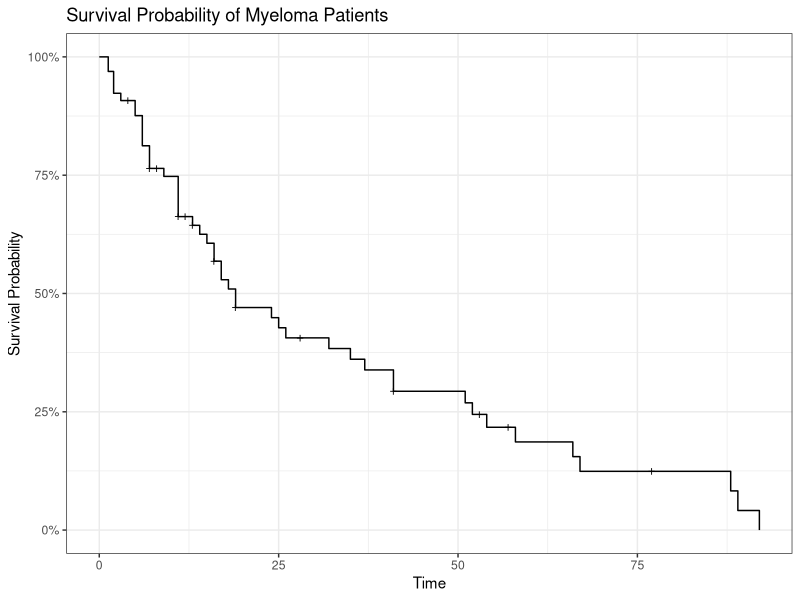
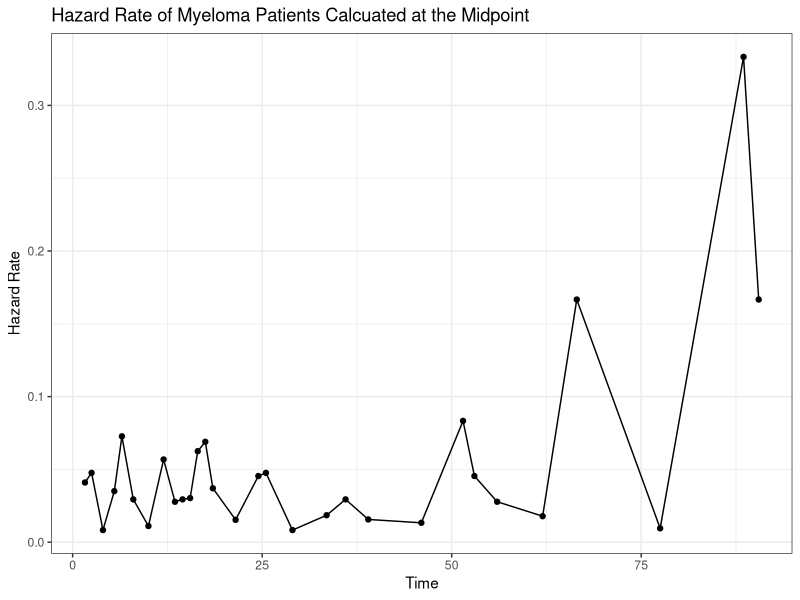
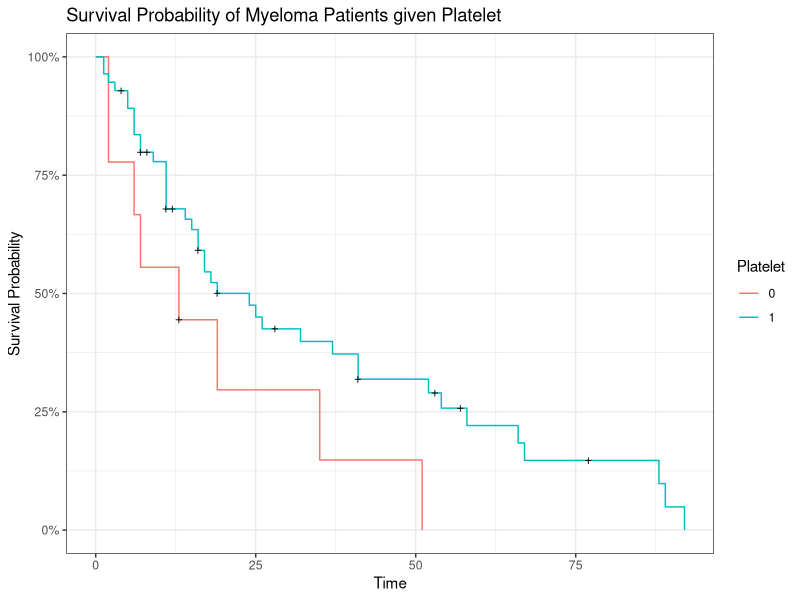
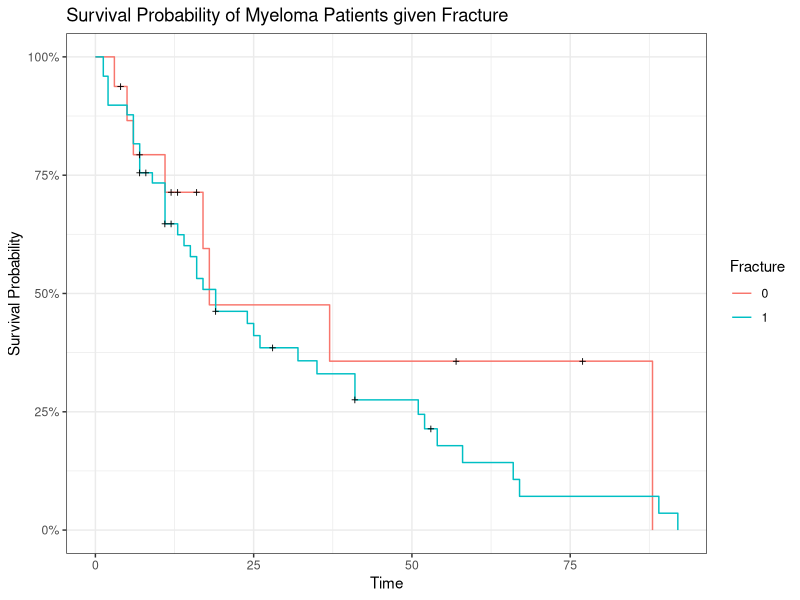
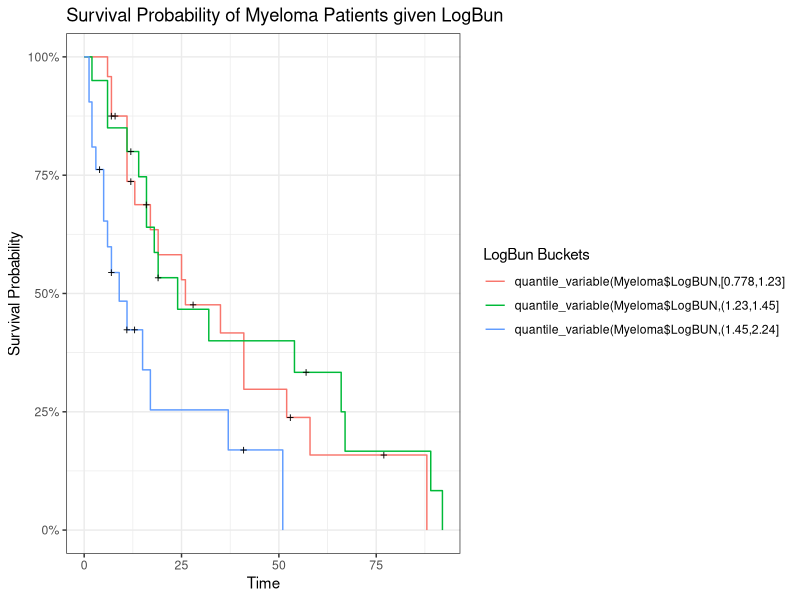
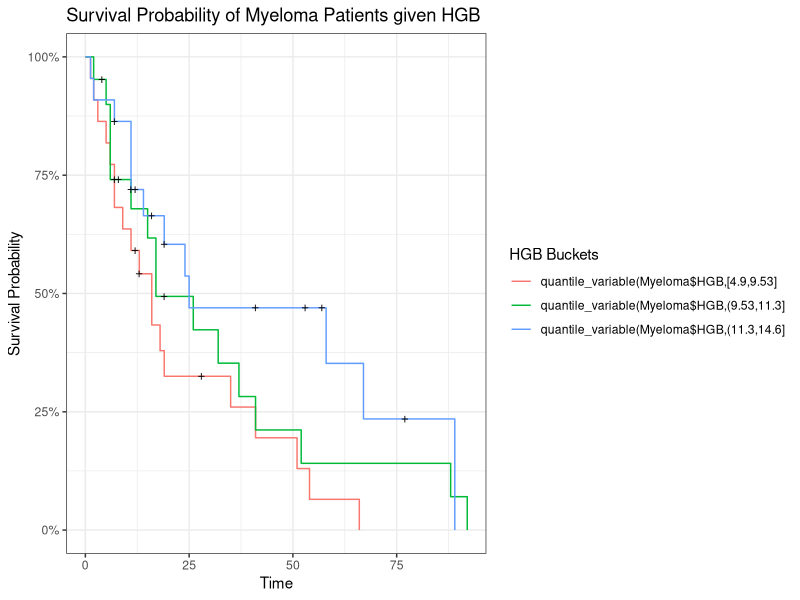
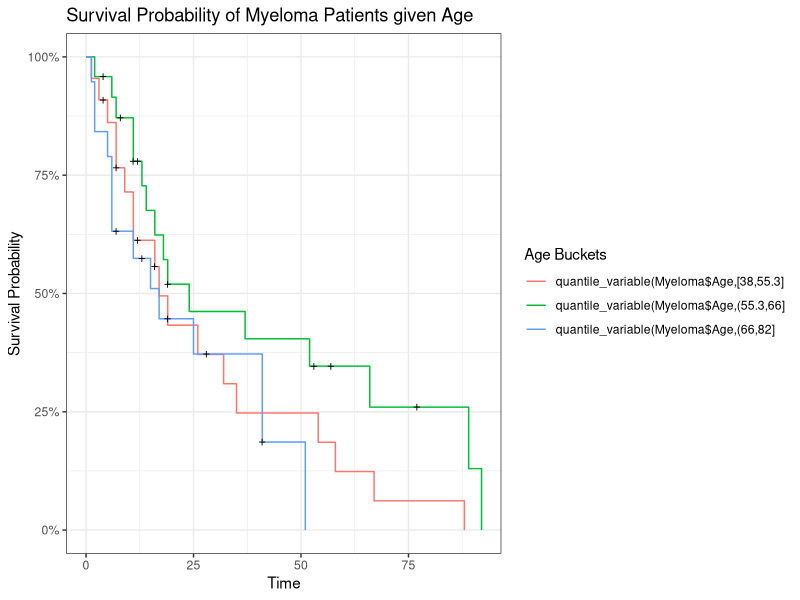
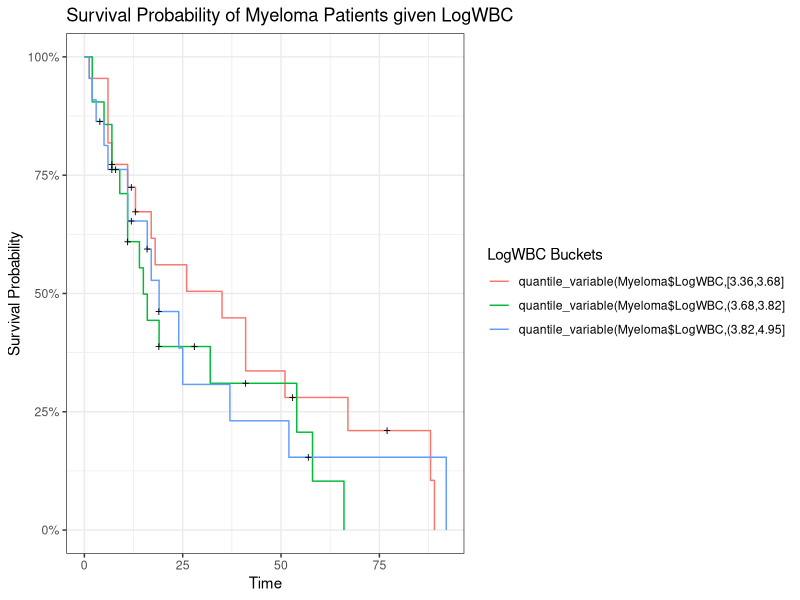

Recreate these plots in R, in order. (Note: this script raises an error after producing the figures.)
## ---- chunk 1
knitr::opts_chunk$set(warning = FALSE)
library(ggplot2)
library(survival)
library(dplyr)
library(flextable)
library(ggfortify)
theme_set(theme_bw())
## ---- chunk 2
Myeloma <- read.csv("Myeloma.csv")
## ---- chunk 3
Myeloma.sum <- Myeloma %>% 
  summarise(TotalObs = n(), 
            Deaths = sum(VStatus), 
            Censored = n() - Deaths,
            Percent_Censored = round(Censored/TotalObs, 2))
Myeloma.sum %>% 
  flextable() %>% 
  set_caption("Myeloma Percent Censored")
## ---- chunk 4
survtimes <-  Surv(Myeloma$Time, Myeloma$VStatus)
km.fit.nc <- survfit(survtimes ~ 1, conf.type = "log-log") #kaplan meier curve no covariates

autoplot(km.fit.nc, conf.int = F) +   
  labs(title = "Survival Probability of Myeloma Patients ",
       x = "Time",
       y = "Survival Probability")
## ---- chunk 5
km.fit.nc.sum<- broom::tidy(km.fit.nc) %>% 
  filter(n.event > 0) %>% 
  mutate(hazard = n.event / (n.risk * (lead(time) - time))) %>%
  mutate(probability  = estimate * hazard) %>% 
  mutate(midtime = (lead(time) + time)/2)
## ---- chunk 6
ggplot(km.fit.nc.sum, aes(x = midtime, y = hazard)) +
  geom_point() +
  geom_line() +
  labs(title = "Hazard Rate of Myeloma Patients Calcuated at the Midpoint",
       x = "Time",
       y = "Hazard Rate")
  
## ---- chunk 7
km.fit.platelet <- survfit(survtimes ~ Myeloma$Platelet, conf.type = "log-log")

autoplot(km.fit.platelet, conf.int = F) +   
  labs(title = "Survival Probability of Myeloma Patients given Platelet",
       x = "Time",
       y = "Survival Probability",
       color = "Platelet")
## ---- chunk 8
survdiff(survtimes ~ Myeloma$Platelet, rho = 0)
## ---- chunk 9
km.fit.frac <- survfit(survtimes ~ Myeloma$Frac, conf.type = "log-log")

autoplot(km.fit.frac, conf.int = F) +   
  labs(title = "Survival Probability of Myeloma Patients given Fracture",
       x = "Time",
       y = "Survival Probability",
       color = "Fracture")
## ---- chunk 10
survdiff(survtimes ~ Myeloma$Frac, rho = 0)
## ---- chunk 11
quantile_variable <- function(x, groups = 4){
  cut(x, breaks=quantile(x, p=seq(0,1,length.out = groups + 1), na.rm=T ), include.lowest=T )
}
## ---- chunk 12
km.fit.logbun <- survfit(survtimes ~ quantile_variable(Myeloma$LogBUN, 3), conf.type = "log-log")

autoplot(km.fit.logbun, conf.int = F) +   
  labs(title = "Survival Probability of Myeloma Patients given LogBun",
       x = "Time",
       y = "Survival Probability",
       color = "LogBun Buckets") 
## ---- chunk 13
survdiff(survtimes ~ quantile_variable(Myeloma$LogBUN, 3), rho = 0)
## ---- chunk 14
Myeloma <- Myeloma %>% 
  mutate(LogBun_Bucket = quantile_variable(LogBUN, 3))
survminer::pairwise_survdiff(Surv(Time, VStatus) ~ LogBun_Bucket, Myeloma, p.adjust.method = "bonferroni")
## ---- chunk 15
km.fit.HGB <- survfit(survtimes ~ quantile_variable(Myeloma$HGB, 3), conf.type = "log-log")

autoplot(km.fit.HGB, conf.int = F) +   
  labs(title = "Survival Probability of Myeloma Patients given HGB",
       x = "Time",
       y = "Survival Probability",
       color = "HGB Buckets") 
## ---- chunk 16
km.fit.Age <- survfit(survtimes ~ quantile_variable(Myeloma$Age, 3), conf.type = "log-log")

autoplot(km.fit.Age , conf.int = F) +   
  labs(title = "Survival Probability of Myeloma Patients given Age",
       x = "Time",
       y = "Survival Probability",
       color = "Age Buckets") 
## ---- chunk 17
survdiff(survtimes ~ quantile_variable(Myeloma$Age, 3), rho = 0)
## ---- chunk 18
km.fit.LogWBC <- survfit(survtimes ~ quantile_variable(Myeloma$LogWBC, 3), conf.type = "log-log")

autoplot(km.fit.LogWBC, conf.int = F) +   
  labs(title = "Survival Probability of Myeloma Patients given LogWBC",
       x = "Time",
       y = "Survival Probability",
       color = "LogWBC Buckets") 
## ---- chunk 19
survdiff(survtimes ~ quantile_variable(Myeloma$LogWBC, 3), rho = 0)
## ---- chunk 20
km.fit.LogPBM <- survfit(survtimes ~ quantile_variable(Myeloma$LogPBM, 3), conf.type = "log-log")

autoplot(km.fit.LogPBM, conf.int = F) +   
  labs(title = "Survival Probability of Myeloma Patients given LogPBM",
       x = "Time",
       y = "Survival Probability",
       color = "LogPBM Buckets") 
## ---- chunk 21
survdiff(survtimes ~ quantile_variable(Myeloma$LogWBC, 3), rho = 0)
## ---- chunk 22
km.fit.Protein <- survfit(survtimes ~ ifelse(Myeloma$Protein > 0, "1 or more", "0"), conf.type = "log-log")

autoplot(km.fit.Protein, conf.int = F) +   
  labs(title = "Survival Probability of Myeloma Patients given Protein",
       x = "Time",
       y = "Survival Probability",
       color = "Protein Buckets") 
## ---- chunk 23
km.fit.SCalc <- survfit(survtimes ~ quantile_variable(Myeloma$SCalc, 3), conf.type = "log-log")

autoplot(km.fit.SCalc, conf.int = F) +   
  labs(title = "Survival Probability of Myeloma Patients given SCalc",
       x = "Time",
       y = "Survival Probability",
       color = "SCalc Buckets") 
## ---- chunk 24
Myeloma <- Myeloma %>% 
  select(-LogBun_Bucket)
## ---- chunk 25
coxph.model <- coxph(Surv(Time, VStatus) ~ . , data = Myeloma)
summary(coxph.model)
## ---- chunk 26
car::vif(coxph.model)
## ---- chunk 27
cox.zph(coxph.model)
## ---- chunk 28
coxph.model.parse <- coxph(Surv(Time, VStatus) ~ LogBUN + HGB, data = Myeloma)
cox.zph(coxph.model.parse)
## ---- chunk 29
survminer::ggcoxzph(cox.zph(coxph.model.parse))
## ---- chunk 30
ggcoxdiagnostics(fit, type = , linear.predictions = TRUE)
